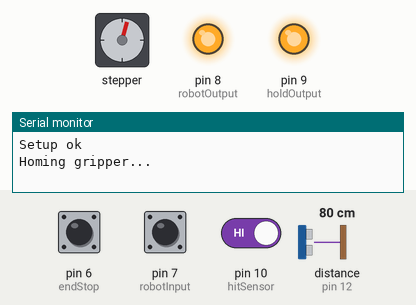
Simulated run of this sketch. Board: Arduino Nano, built with avr-gcc and run on an emulated ATmega328P. On the bench: stepper motor, output pins drawn as LEDs (lit = HIGH), the last lines printed to the serial monitor. The test bench sets the inputs (shaded band); at power-on: pin 6 (endStop) HIGH, pin 7 (robotInput) HIGH, pin 10 (hitSensor) HIGH, distance to the obstacle (sensor on pin 12) 80 cm. The echo pulse lasts 58.3 µs per cm; stepper angles assume 200 steps per turn; pins used as bus, display or sensor lines are not drawn.

Above: at 1.2 s.
1.3 s: pin 6 (endStop) pulled LOW for 0.15 s
At 1.67 s:
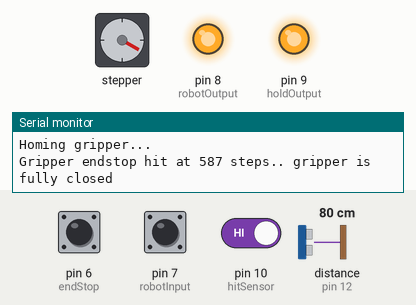
4.4 s: pin 7 (robotInput) pulled LOW for 0.15 s
At 4.81 s:
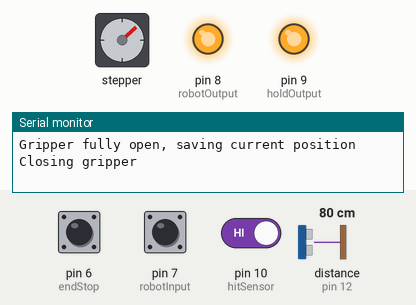
At 6.32 s:
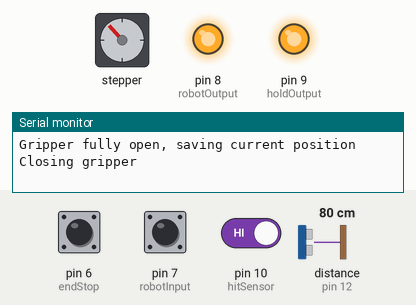
7.5 s: pin 10 (hitSensor) driven LOW
10.5 s: pin 7 (robotInput) pulled LOW for 1 s
At 10.95 s:
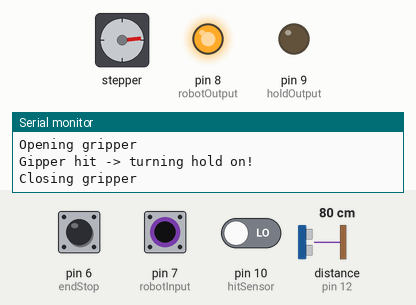
13.5 s: distance to the obstacle (sensor on pin 12) set to 299 cm
16.5 s: pin 7 (robotInput) pulled LOW for 0.15 s
Timing chart, 0 to 23.4 s (numbered marks = the images above; inputs shaded):
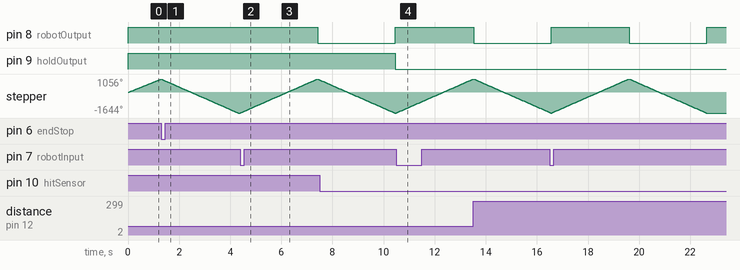

The sketch:

Gripper.ino
```cpp
/*
 * NX100 Robot gripper controller (Nano) ATmega328p
 */

// ## Libraries ##
#include <Stepper.h>
#include <Wire.h>

// ########################
// ## PIN CONFIGURATIONS ##
// ########################
int motorA1       = 2;  // stepper A1
int motorA2       = 3;  // stepper A2
int motorB1       = 4;  // stepper B1
int motorB2       = 5;  // stepper B2
int endStop       = 6;  // homing endstop
int robotInput    = 7;  // close|open signal (PC817)
int robotOutput   = 8;  // acknowledge signal (using relay)
int holdOutput    = 9;  // gripper hit something (using relay)
int hitSensor     = 10; // hit signal trigger
int sonarTrigPin  = 11; // Trigger|enable pin
int sonarEchoPin  = 12; // Output signal | Echo pin
int I2C_SDA_PIN   = A4; // SDA for i2C
int I2C_SCL_PIN   = A5; // SCL for i2C


// Variables
int I2C_ADDRESS = 8; // randomly chosen address
byte CMD;
boolean homingDone = false;
const int stepsPerRevolution = 200;   // steps per revolution
const int stepperMotorSpeed = 150;    // stepper motor speed
const int gripperStepsFullyOpen = -1500; // how many steps needed to reverse when gripper is fully open
Stepper myStepper(stepsPerRevolution, motorA1, motorA2, motorB1, motorB2);
int currentStepPosition = 0;
boolean holdOn = false;
long duration = 0, cm = 0;
unsigned long sonarStartMillis;
unsigned long sonarCurrentMillis;


// SETUP
void setup() {
  // Init serial
  Serial.begin(9600);
  // EStop
  pinMode(endStop, INPUT_PULLUP);
  // NX100 input
  pinMode(robotInput, INPUT_PULLUP);
  // NX100 output
  pinMode(robotOutput, OUTPUT);
  digitalWrite(robotOutput, HIGH); // off
  // Robot hold output
  pinMode(holdOutput, OUTPUT);
  digitalWrite(holdOutput, HIGH); // off
  // Hit sensor (switch)
  pinMode(hitSensor, INPUT_PULLUP);
  // Init stepper
  myStepper.setSpeed(stepperMotorSpeed);
  Serial.println("Setup ok");
  // Sonar
  pinMode(sonarTrigPin, OUTPUT);
  pinMode(sonarEchoPin, INPUT);
  // Join i2c bus with address
  Wire.setClock(10000);
  Wire.begin(I2C_ADDRESS);
  Wire.onRequest(onRequestData);
  Wire.onReceive(onReceiveData);
}


// LOOP
void loop() {
  if (!homingDone) {
    homing();
  }

  // Sonar distance
  readSonar();

  // Robot gives gripper close position value command, finally acknowledge with output signal
  int rInputVal = digitalRead(robotInput);
  if (rInputVal == LOW) {
    // closing gripper
    int newPos = abs(gripperStepsFullyOpen);
    if (currentStepPosition < newPos) {
      Serial.println("Closing gripper");
      myStepper.step(newPos);
      currentStepPosition = newPos;
      digitalWrite(robotOutput, LOW); // acknowledge closed
    }
  } else {
    // opening gripper
    if (currentStepPosition > gripperStepsFullyOpen) {
      Serial.println("Opening gripper");
      myStepper.step(gripperStepsFullyOpen);
      currentStepPosition = gripperStepsFullyOpen;
      digitalWrite(robotOutput, HIGH); // acknowledge open
    }
  }


  // Gripper hit switch trigger action
  // will turn robot hold on, hold can be manualle released from robot pendant
  int hInputVal = digitalRead(hitSensor);
  if (hInputVal == LOW) {
    if (holdOn == false) {
      Serial.println("Gipper hit -> turning hold on!");
      digitalWrite(holdOutput, LOW); // hold on
      holdOn = true;
    }
  } else {
    if (holdOn == true) {
      Serial.println("Gipper ok -> turning hold off!");
      digitalWrite(holdOutput, HIGH); // hold off
      holdOn = false;
    }
  }


  turnOffStepper();
}


/**
 * Homing procedure
 * 1. close gripper more till hit estop
 * 2. open gripper fully
 * 3. set homing done
 */
void homing() {
  Serial.println("Homing gripper...");
  int steps = 0;
  int eStopVal = HIGH;
  while (eStopVal == HIGH) {
    eStopVal = digitalRead(endStop);
    myStepper.step(1);
    steps++;
  }
  Serial.print("Gripper endstop hit at ");
  Serial.print(steps);
  Serial.println(" steps.. gripper is fully closed");
  myStepper.step(gripperStepsFullyOpen); // open fully
  currentStepPosition = gripperStepsFullyOpen;
  Serial.println("Gripper fully open, saving current position");
  homingDone = true;
}


/**
 * Turn off stepper driver
 * solves stepper driver overheating problem
 */
void turnOffStepper() {
  digitalWrite(motorA1, LOW);
  digitalWrite(motorA2, LOW);
  digitalWrite(motorB1, LOW);
  digitalWrite(motorB2, LOW);
}


/**
 * Meassure sonar distance
 * sonar is installed next to camera pointing directly same direction
 * code taken from: https://randomnerdtutorials.com/complete-guide-for-ultrasonic-sensor-hc-sr04/
 */
void readSonar() {
  sonarCurrentMillis = millis();
  if (sonarCurrentMillis - sonarStartMillis >= 500) {
    sonarStartMillis = sonarCurrentMillis;
    digitalWrite(sonarTrigPin, LOW);
    delayMicroseconds(5);
    digitalWrite(sonarTrigPin, HIGH);
    delayMicroseconds(10);
    digitalWrite(sonarTrigPin, LOW);
    duration = pulseIn(sonarEchoPin, HIGH);
    cm = duration * 0.034 / 2;
    // Serial.print("Sonar dist: ");
    // Serial.println(cm);
    // inches = (duration/2) / 74;   // Divide by 74 or multiply by 0.0135
  }
}


/**
 * i2c request handler
 */
void onRequestData() {
  float data[4];
  uint8_t buf[32]; // buffer in which to build block.
  uint8_t len=0;
  if (CMD == 0x01) {
    memmove(&buf[len],(uint8_t*)&cm,sizeof(cm));
    len += sizeof(cm);
  } else if (CMD == 0x02) {
    memmove(&buf[len],(uint8_t*)&currentStepPosition,sizeof(currentStepPosition));
    len += sizeof(currentStepPosition);
  } else {
    long empty = 0;
    memmove(&buf[len],(uint8_t*)&empty,sizeof(empty));
    len += sizeof(empty);
  }
  Wire.write(buf,len);
  Wire.write((byte*) &data, 4*sizeof(float));
}


/**
 * i2c receive handler
 * Raspberry Pi will command nano to do something
 */
void onReceiveData(int byteCount) {
   if (Wire.available() > 0) {
      CMD = Wire.read();
   }
}
```

Measured:
- after the input at 4.4 s, pin 8 (robotOutput): HIGH → LOW after 3.0 s; stepper: turns 2700° clockwise in 3.0 s, then 72° counter-clockwise in 0.06 s
- after the input at 7.5 s, pin 9 (holdOutput): HIGH → LOW after 3.0 s
- after the input at 10.5 s, stepper: keeps turning clockwise at about 899°/s, starting at once
